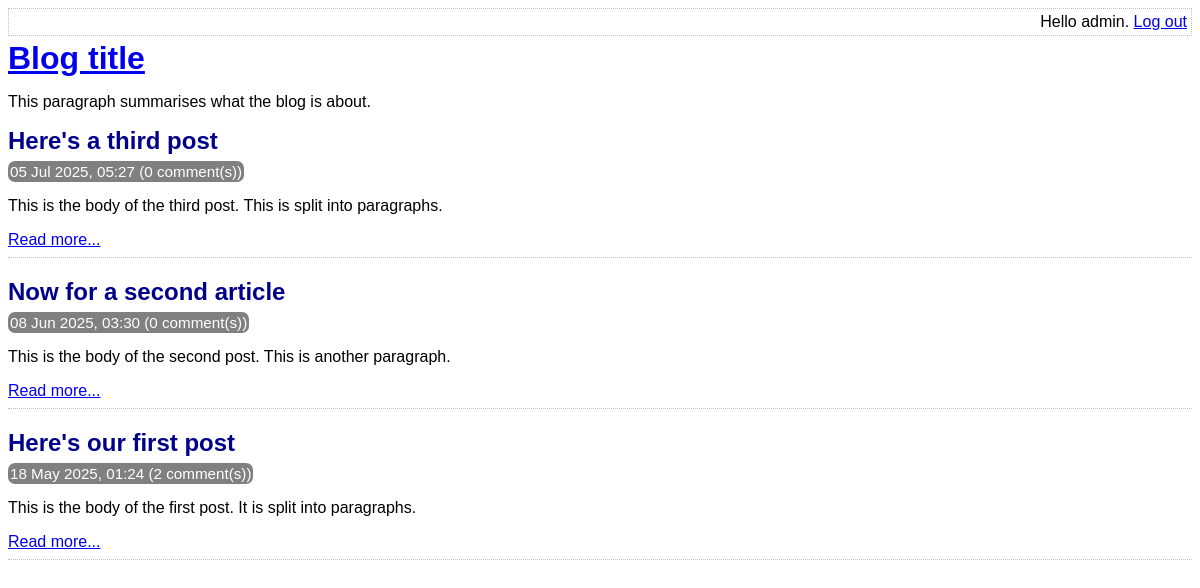
The app's page /index.php (signed in) with its own data.
### tables this page shows
CREATE TABLE post (
    id INTEGER PRIMARY KEY AUTOINCREMENT NOT NULL,
    title VARCHAR NOT NULL,
    body VARCHAR NOT NULL,
    user_id INTEGER NOT NULL,
    created_at TEXT NOT NULL,
    updated_at VARCHAR,
    FOREIGN KEY (user_id) REFERENCES user(id)
);

### lib/common.php (called while the page is built, shortened)
<?php
function htmlEscape($html) {
    return htmlspecialchars($html, ENT_HTML5, 'UTF-8');
}
function convertSqlDate($sqlDate) {
    $date = DateTime::createFromFormat('Y-m-d H:i:s', $sqlDate);
    return $date->format('d M Y, H:i');
}
function countCommentsForPost(PDO $pdo, $postId) {
    $sql = "
        SELECT
            COUNT(*) c
        FROM
            comment
        WHERE
            post_id = :post_id
    ";
    $stmt = $pdo->prepare($sql);
    $stmt->execute(
        array('post_id' => $postId, )
    );
    return (int) $stmt->fetchColumn();
}

### index.php (the view, shortened to what this page needs)
<?php
require_once 'lib/common.php';
$pdo = getPDO();
$stmt = $pdo->query(
    'SELECT
        id, title, created_at, body
    FROM
        post
    ORDER BY
        created_at DESC'
);
?>
<!DOCTYPE html>
<html>
    <head>
        <?php require 'templates/head.php' ?>
    </head>
    <body>
        <?php require 'templates/title.php' ?>
        <div class="post-list">
            <?php while ($row = $stmt->fetch(PDO::FETCH_ASSOC)): ?>
                <div class="post-synopsis">
                    <h2>
                        <?php echo htmlEscape($row['title']) ?>
                    </h2>
                    <div class="meta">
                        <?php echo convertSqlDate($row['created_at']) ?>
                        (<?php echo countCommentsForPost($pdo, $row['id']) ?> comment(s))
                    </div>
                    <p>
                        <?php echo htmlEscape($row['body']) ?>
                    </p>
                    <div class="read-more">
                        <a
                            href="view-post.php?post_id=<?php echo $row['id'] ?>"
                        >Read more...</a>
                    </div>
                </div>
            <?php endwhile ?>
        </div>
    </body>
</html>

### assets/main.css (style rules this page uses)
h1, h2, h3 { margin-top: 0; margin-bottom: 8px; }
body { font-family: sans-serif; }
.post-synopsis { padding-bottom: 8px; border-bottom: 1px dotted silver; margin-bottom: 20px; }
.post-synopsis h2, .post h2 { color: darkblue; }
.post .date, .post-synopsis .meta { color: white; background-color: grey; border-radius: 7px; padding: 2px; display: inline; font-size: 0.95em; }

### records on screen
post: title "Here's a third post", created_at "05 Jul 2025, 05:27", id "0", body "This is the body of the third post. This is split into paragraphs."
post: title "Now for a second article", created_at "08 Jun 2025, 03:30", id "0", body "This is the body of the second post. This is another paragraph."
post: title "Here's our first post", created_at "18 May 2025, 01:24", id "2", body "This is the body of the first post. It is split into paragraphs."

### other values on screen
htmlEscape(getAuthUser()) "admin"
